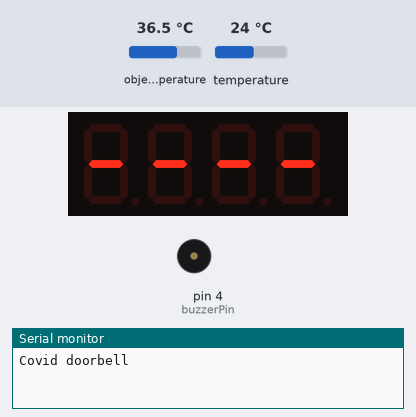
Bench run of a sketch on a simulated Arduino Uno, built with avr-gcc and run on an emulated ATmega328P. Shown: 4-digit seven-segment display, buzzer (waves = sounding), the last lines printed to the serial monitor. The test bench sets the inputs (shaded band); at power-on: object temperature 36.5 °C, temperature 24 °C.

Above: at 3.1 s.
At 5.2 s:
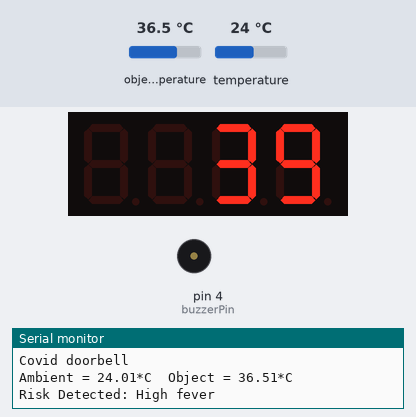
5.3 s: object temperature set to 20 °C
At 10.2 s:
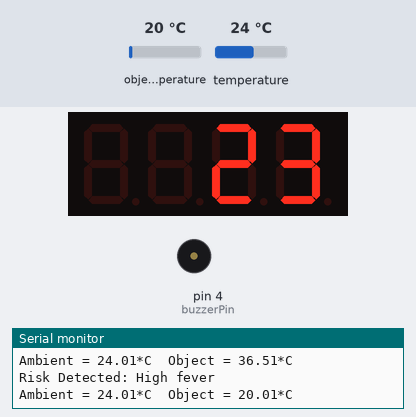
15.8 s: object temperature set to 26 °C
26.1 s: object temperature set to 32 °C
At 30.4 s:
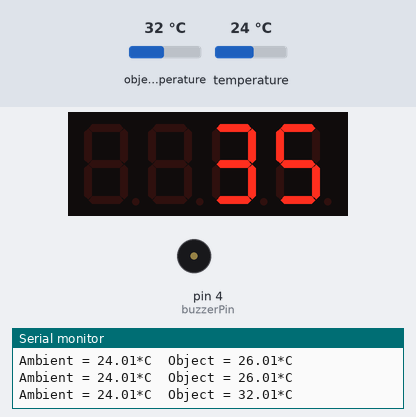
Timing chart, 0 to 41.7 s (numbered marks = the images above; inputs shaded):
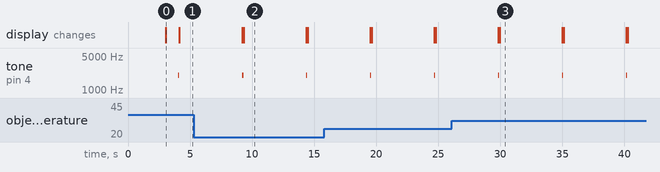

Measured:
- after the input at 5.3 s, the display: first differs from a run without the input after 4.0 s (image 2)
- after the input at 26.1 s, the display: first differs from a run without the input after 3.9 s (image 3)
- by itself, tone on pin 4 (buzzerPin): alternates 2000 Hz for 0.10 s and silent for 5.1 s
- what the display in image 0 shows lasts 1.1 s, from 3.0 s to 4.1 s
- what the display in image 2 shows lasts 5.1 s, from 9.3 s to 14.4 s

The sketch:

doorbell.ino
```cpp
/***************************************************
Covid Doorbell (Open Source)
****************************************************/

#include <Wire.h>
#include <Adafruit_MLX90614.h>
#include <TM1637Display.h>
#include "SoftwareSerial.h"

Adafruit_MLX90614 mlx = Adafruit_MLX90614();

// Mp3 player
SoftwareSerial mySerial(10, 11);

#define CLK 12
#define DIO 9
#define buttonPin 3
#define buzzerPin 4

# define Start_Byte 0x7E
# define Version_Byte 0xFF
# define Command_Length 0x06
# define End_Byte 0xEF
# define Acknowledge 0x00
# define ACTIVATED LOW

int checkTemperature=0;
int buttonValue=0;

// adjust sensor
int adjustTemp=3;

// Creates display object
TM1637Display display(CLK, DIO);

// All - in display
const uint8_t SEG_START[] = {
          SEG_G,            // -
           SEG_G, // -
          SEG_G,   // -
          SEG_G  // -
          };

void setup() {

// Sensor is always on in this case as we removed the button
  Serial.begin(9600);


  Serial.println("Covid doorbell");

   // mp3 player

    mySerial.begin(9600);

    // nothing being played, just init

    playFirst();

    display.setBrightness(0x0f);

   display.setSegments(SEG_START);

   mlx.begin();

   delay(1000);

}

void loop() {

  beep();
  //Reads the temperature of surrounding
  Serial.print("Ambient = "); Serial.print(mlx.readAmbientTempC());
  //Reads the temperature of object near the sensor
  Serial.print("*C\tObject = "); Serial.print(mlx.readObjectTempC()); Serial.println("*C");

  checkTemperature=mlx.readObjectTempC();

  checkTemperature=checkTemperature+adjustTemp;

  display.showNumberDec(checkTemperature, false,4);

  execute_CMD(0x0F,0x01,0x01);
//threshold for fever
  if (checkTemperature>35) {

      Serial.println("Risk Detected: High fever");

      execute_CMD(0x0F,0x01,0x02);

    }

  Serial.println();

  delay(5000);

   display.setSegments(SEG_START);
}


//code for doorbell and buzzer - not in demo
void beep(){
  tone(buzzerPin, 2000);
  delay(100);
  noTone(buzzerPin);
  }

  void playFirst()
{
  execute_CMD(0x3F, 0, 0); // query device
  delay(500);
  setVolume(25);
  delay(500);

}

void pause()
{
  execute_CMD(0x0E,0,0);
  delay(500);
}

void play()
{
  execute_CMD(0x0D,0,1);
  delay(500);
}

void playNext()
{
  execute_CMD(0x01,0,1);
  delay(500);
}

void playPrevious()
{
  execute_CMD(0x02,0,1);
  delay(500);
}

void setVolume(int volume)
{
  execute_CMD(0x06, 0, volume);
  delay(2000);
}

void execute_CMD(byte CMD, byte Par1, byte Par2)
// Excecute the command and parameters
{
// Calculate the checksum (2 bytes)
word checksum = -(Version_Byte + Command_Length + CMD + Acknowledge + Par1 + Par2);

byte Command_line[10] = { Start_Byte, Version_Byte, Command_Length, CMD, Acknowledge,
Par1, Par2, highByte(checksum), lowByte(checksum), End_Byte};
//Send the command
for (byte k=0; k<10; k++)
{
mySerial.write( Command_line[k]);
}
}
```
